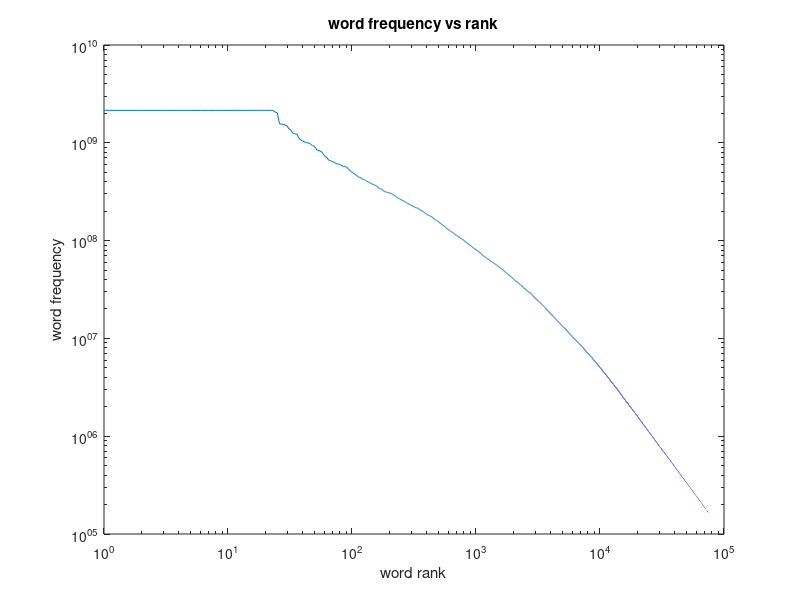
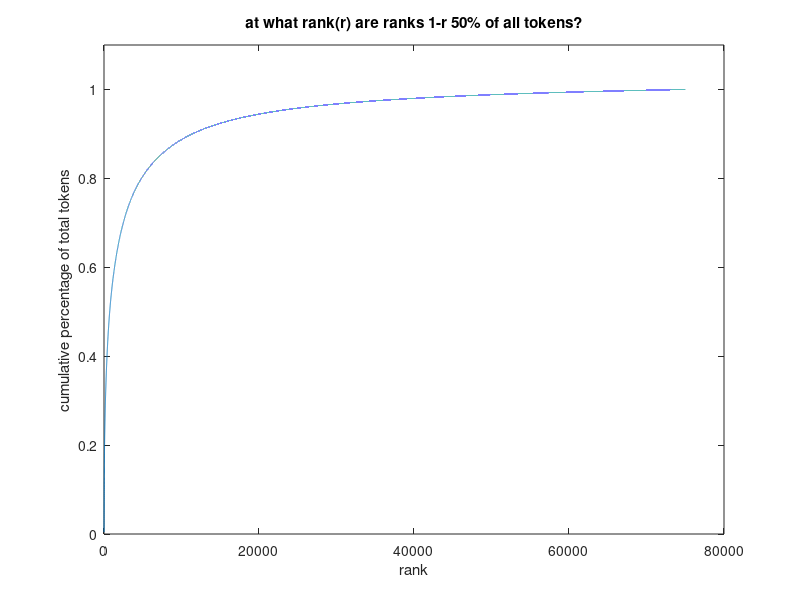
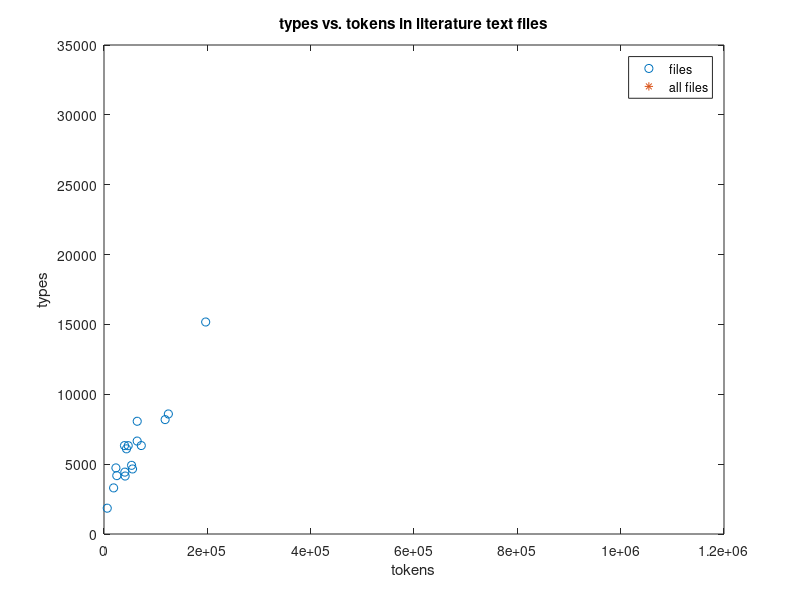

Reproduce these figures in MATLAB, in order.
format long

% read pre-processed data
[text freq] = textread('bigwordlist75k.txt', '%s %u' );
strings = (1:1:75000)';

% plot the rank and frequencies on a log scale
loglog(strings, freq);
xlabel('word rank');
ylabel('word frequency');
title('word frequency vs rank');

figure

total = cumsum(freq);
maximum = total(75000,1);
plot(strings, (cumsum(freq)/maximum))
hold on

% find half max value
h = findobj(gca,'Type','line');
y=get(h,'Ydata');
y(1:1:3000);
half_max = find(y==0.500134503286317) % at what value of X is Y = half mmaximal?
plot(half_max,0.5,'o')
axis([0 80000 0 1.1])
xlabel('rank')
ylabel('cumulative percentage of total tokens')
title('at what rank(r) are ranks 1-r 50% of all tokens?')

threeD = [
55176, 4655;
53359, 4915;
40917, 4149;
40296	4429;
64295	8069;
46835	6323;
64179	6652;	
72157	6331;	
124560	8592;
196808	15174;
6271	1848;
18615	3300;
24731	4177;
39696	6328;
118321	8188;
43491	6096;
23059	4731;

];

all = [1032766	31524;];

figure
plot(threeD(:,1), threeD(:,2), 'o')
hold on
xlabel('tokens');
ylabel('types');
title('types vs. tokens in literature text files')

plot(all(1,1), all(1,2),'*')
legend('files', 'all files')

